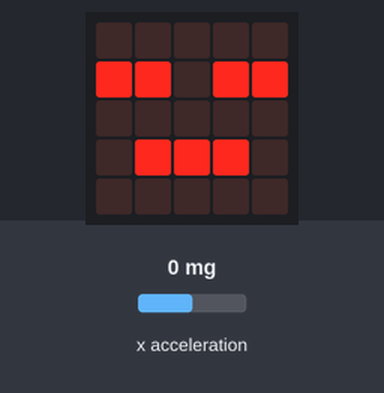
The program below on a simulated BBC micro:bit (MakeCode). Parts: the board's 5×5 LED display. Inputs (shaded band) come from the test bench; at power-on: x acceleration 0 mg.

Above: at 1.2 s.
1.3 s: x acceleration set to -179 mg
3.0 s: x acceleration set to -223 mg
At 3.8 s:
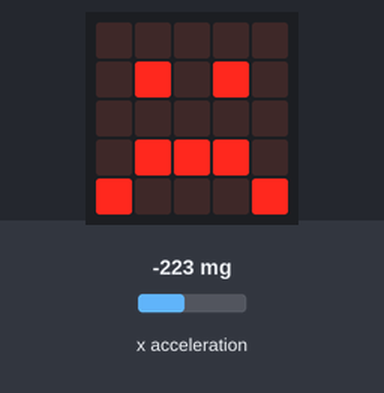
4.6 s: x acceleration set to 750 mg
At 5.6 s:
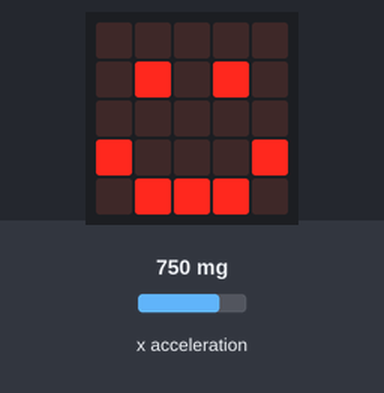
6.4 s: x acceleration set to 216 mg
7.9 s: x acceleration set to 187 mg
At 8.8 s:
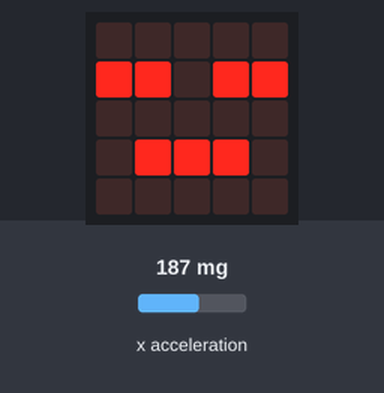
9.5 s: x acceleration set to -1440 mg
At 11.3 s:
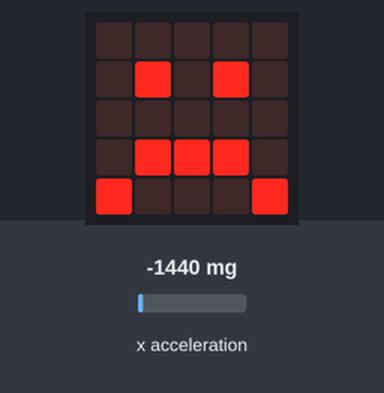
Timing chart, 0 to 12.4 s (numbered marks = the images above; inputs shaded):
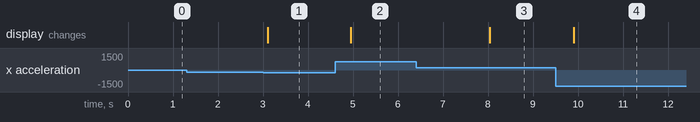

Measured:
- the behaviour switches between -200 and -201 mg on x acceleration (found by bisection; images 0 and 1)
- the behaviour switches between 200 and 199 mg on x acceleration (found by bisection; images 2 and 3)
- after the input at 1.3 s, every drawn part: stays the same
- after the input at 3.0 s, the display: changes after 0.10 s (image 1)
- after the input at 4.6 s, the display: changes after 0.35 s (image 2)
- after the input at 6.4 s, every drawn part: stays the same
- after the input at 7.9 s, the display: changes after 0.14 s (image 3)
- after the input at 9.5 s, the display: changes after 0.40 s (image 4)

The program:

main.ts
```typescript
basic.forever(function () {
    if (input.acceleration(Dimension.X) < -200) {
        basic.showIcon(IconNames.Sad)
    }
    if (input.acceleration(Dimension.X) >= 200) {
        basic.showIcon(IconNames.Happy)
    }
    if (input.acceleration(Dimension.X) >= -200 && input.acceleration(Dimension.X) < 200) {
        basic.showIcon(IconNames.Asleep)
    }
})
```

test.ts
```typescript
// Hier kann man Tests durchführen; diese Datei wird nicht kompiliert, wenn dieses Paket als Erweiterung verwendet wird.
```
